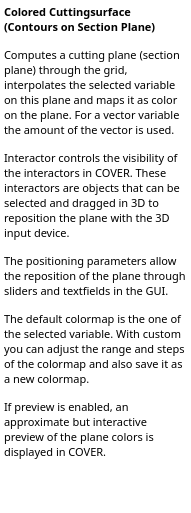
<ui version="4.0" >
 <class>CuttingSurfaceContoursHelpBase</class>
 <widget class="QWidget" name="CuttingSurfaceContoursHelpBase" >
  <property name="geometry" >
   <rect>
    <x>0</x>
    <y>0</y>
    <width>191</width>
    <height>513</height>
   </rect>
  </property>
  <property name="sizePolicy" >
   <sizepolicy vsizetype="Expanding" hsizetype="Preferred" >
    <horstretch>0</horstretch>
    <verstretch>0</verstretch>
   </sizepolicy>
  </property>
  <property name="baseSize" >
   <size>
    <width>200</width>
    <height>500</height>
   </size>
  </property>
  <property name="font" >
   <font>
    <family>Droid Sans</family>
    <pointsize>8</pointsize>
   </font>
  </property>
  <property name="windowTitle" >
   <string>Form2</string>
  </property>
  <layout class="QGridLayout" >
   <property name="margin" >
    <number>0</number>
   </property>
   <property name="spacing" >
    <number>0</number>
   </property>
   <item row="0" column="0" >
    <widget class="QTextBrowser" name="vrpTextBrowserInstruction" >
     <property name="sizePolicy" >
      <sizepolicy vsizetype="Expanding" hsizetype="Expanding" >
       <horstretch>0</horstretch>
       <verstretch>0</verstretch>
      </sizepolicy>
     </property>
     <property name="minimumSize" >
      <size>
       <width>0</width>
       <height>0</height>
      </size>
     </property>
     <property name="toolTip" >
      <string/>
     </property>
     <property name="frameShape" >
      <enum>QFrame::NoFrame</enum>
     </property>
     <property name="lineWidth" >
      <number>1</number>
     </property>
     <property name="html" >
      <string>&lt;!DOCTYPE HTML PUBLIC "-//W3C//DTD HTML 4.0//EN" "http://www.w3.org/TR/REC-html40/strict.dtd">
&lt;html>&lt;head>&lt;meta name="qrichtext" content="1" />&lt;style type="text/css">
p, li { white-space: pre-wrap; }
&lt;/style>&lt;/head>&lt;body style=" font-family:'Droid Sans'; font-size:8pt; font-weight:400; font-style:normal;">
&lt;p style=" margin-top:0px; margin-bottom:0px; margin-left:0px; margin-right:0px; -qt-block-indent:0; text-indent:0px;">&lt;span style=" font-weight:600;">Colored Cuttingsurface (Contours on Section Plane)&lt;/span> &lt;/p>
&lt;p style=" margin-top:12px; margin-bottom:12px; margin-left:0px; margin-right:0px; -qt-block-indent:0; text-indent:0px;">Computes a cutting plane (section plane) through the grid, interpolates the selected variable on this plane and maps it as color on the plane. For a vector variable the amount of the vector is used. &lt;/p>
&lt;p style=" margin-top:12px; margin-bottom:12px; margin-left:0px; margin-right:0px; -qt-block-indent:0; text-indent:0px;">Interactor controls the visibility of the interactors in COVER. These interactors are objects that can be selected and dragged in 3D to reposition the plane with the 3D input device. &lt;/p>
&lt;p style=" margin-top:12px; margin-bottom:12px; margin-left:0px; margin-right:0px; -qt-block-indent:0; text-indent:0px;">The positioning parameters allow the reposition of the plane through sliders and textfields in the GUI. &lt;/p>
&lt;p style=" margin-top:12px; margin-bottom:12px; margin-left:0px; margin-right:0px; -qt-block-indent:0; text-indent:0px;">The default colormap is the one of the selected variable. With custom you can adjust the range and steps of the colormap and also save it as a new colormap. &lt;/p>
&lt;p style=" margin-top:12px; margin-bottom:12px; margin-left:0px; margin-right:0px; -qt-block-indent:0; text-indent:0px;">If preview is enabled, an approximate but interactive preview of the plane colors is displayed in COVER. &lt;/p>&lt;/body>&lt;/html></string>
     </property>
     <property name="text" stdset="0" >
      <string>&lt;!DOCTYPE HTML PUBLIC "-//W3C//DTD HTML 4.0//EN" "http://www.w3.org/TR/REC-html40/strict.dtd">
&lt;html>&lt;head>&lt;meta name="qrichtext" content="1" />&lt;style type="text/css">
p, li { white-space: pre-wrap; }
&lt;/style>&lt;/head>&lt;body style=" font-family:'Droid Sans'; font-size:8pt; font-weight:400; font-style:normal;">
&lt;p style="-qt-paragraph-type:empty; margin-top:12px; margin-bottom:12px; margin-left:0px; margin-right:0px; -qt-block-indent:0; text-indent:0px;">&lt;/p>&lt;/body>&lt;/html></string>
     </property>
    </widget>
   </item>
  </layout>
 </widget>
 <layoutdefault spacing="6" margin="11" />
 <pixmapfunction>qPixmapFromMimeSource</pixmapfunction>
 <resources/>
 <connections/>
</ui>
